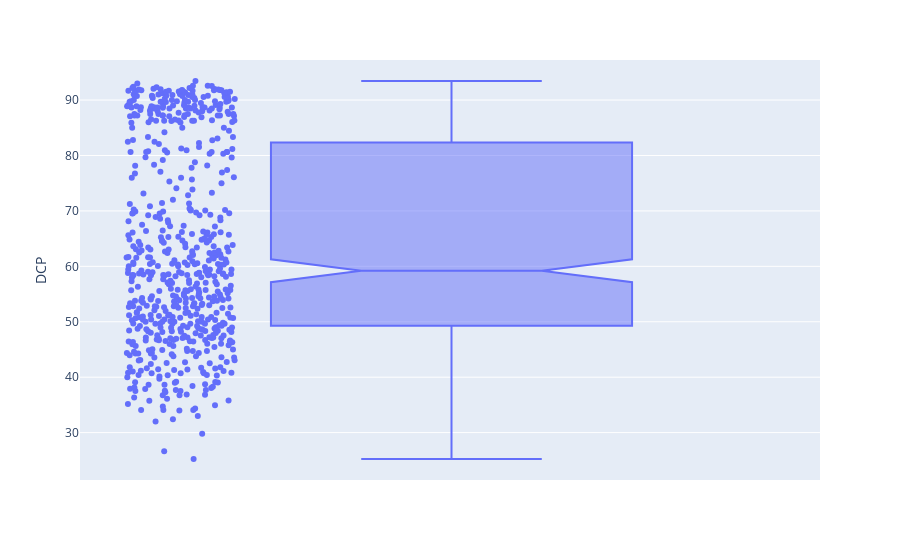

The notebook cell saved with this chart:
### Code cell
fig = px.box(df.reset_index(), y='DCP', hover_data=['class'], points='all', notched=True)
fig.show()

### Figure 1 — Plotly figure (JSON) as saved in the notebook; plotly's stock layout.template omitted (floating-point values rounded to 4 significant figures; data arrays with more than 128 entries replaced by an {"elided": "..."} marker saying what was removed)
{"data": [{"alignmentgroup": "True", "boxpoints": "all", "customdata": {"elided": "632x1 str values"}, "hovertemplate": "DCP=%{y}<br>class=%{customdata[0]}<extra></extra>", "legendgroup": "", "marker": {"color": "#636efa"}, "name": "", "notched": true, "offsetgroup": "", "orientation": "v", "showlegend": false, "type": "box", "x0": " ", "xaxis": "x", "y": {"elided": "632 float values"}, "y0": " ", "yaxis": "y"}], "layout": {"autosize": true, "boxmode": "group", "legend": {"tracegroupgap": 0}, "margin": {"t": 60}, "xaxis": {"anchor": "y", "autorange": true, "domain": [0, 1], "range": [-0.5041, 0.5], "type": "category"}, "yaxis": {"anchor": "x", "autorange": true, "domain": [0, 1], "range": [21.45, 97.23], "title": {"text": "DCP"}, "type": "linear"}}}
